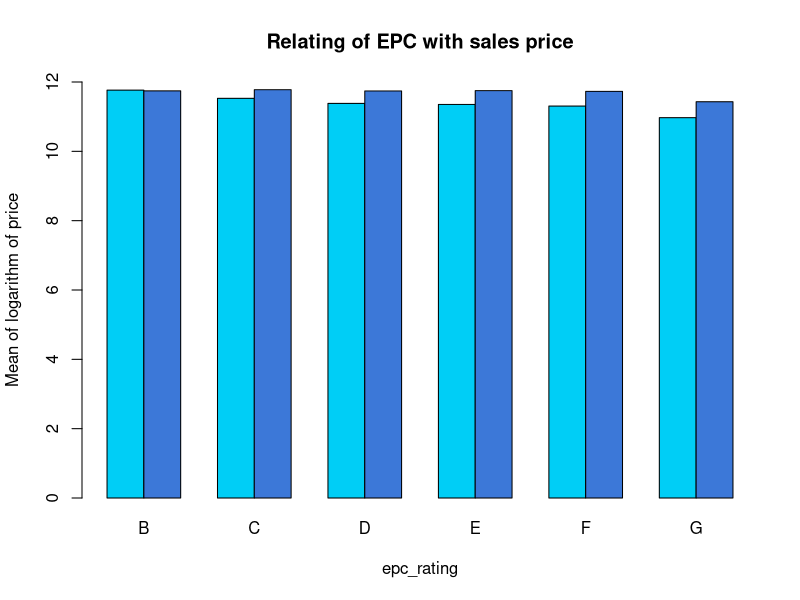
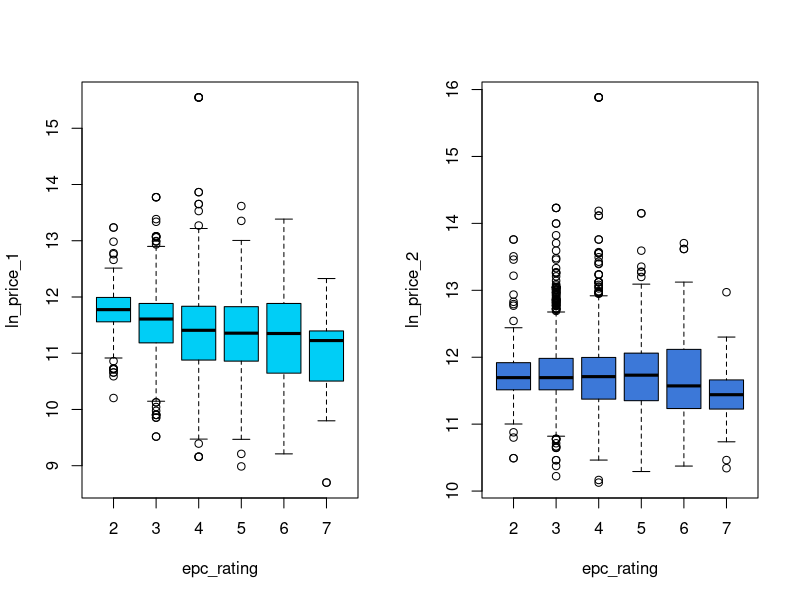
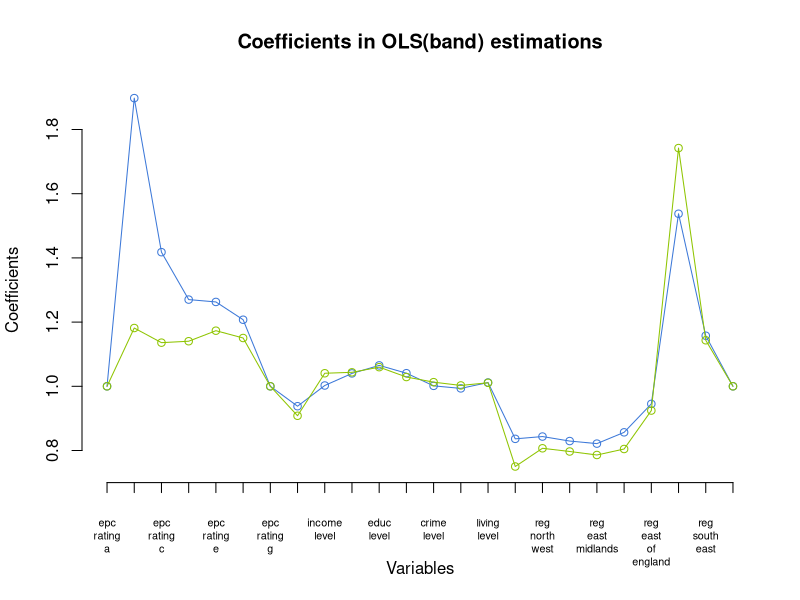
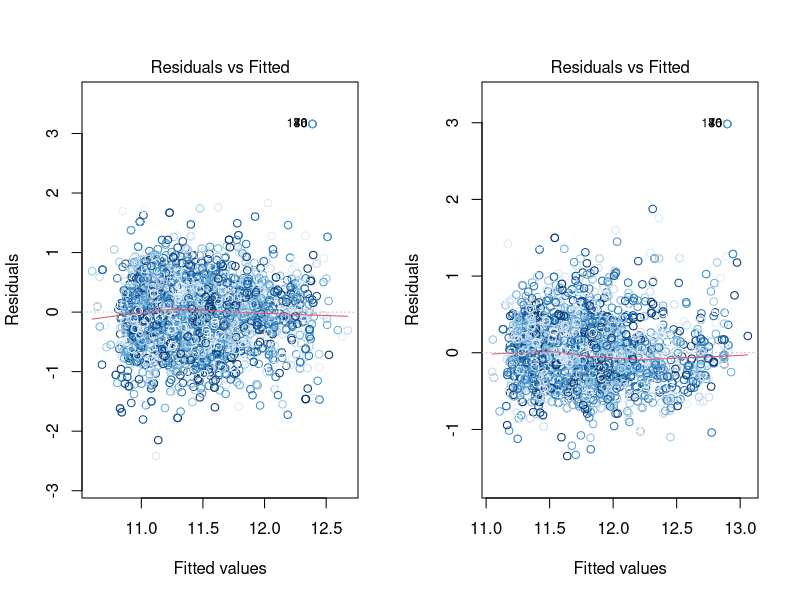
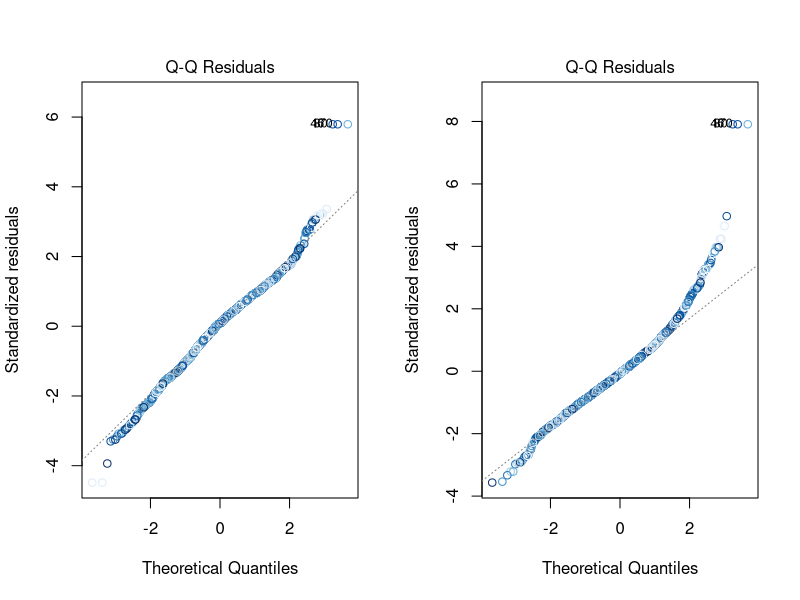
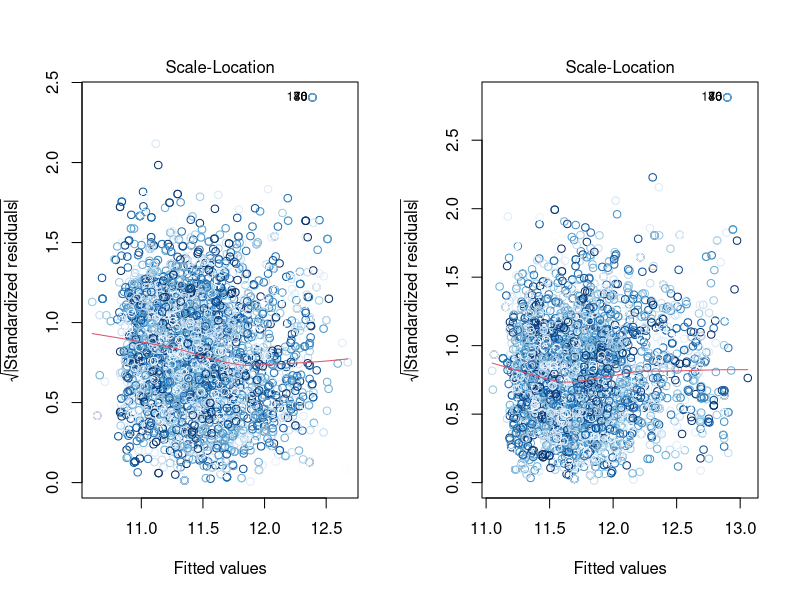
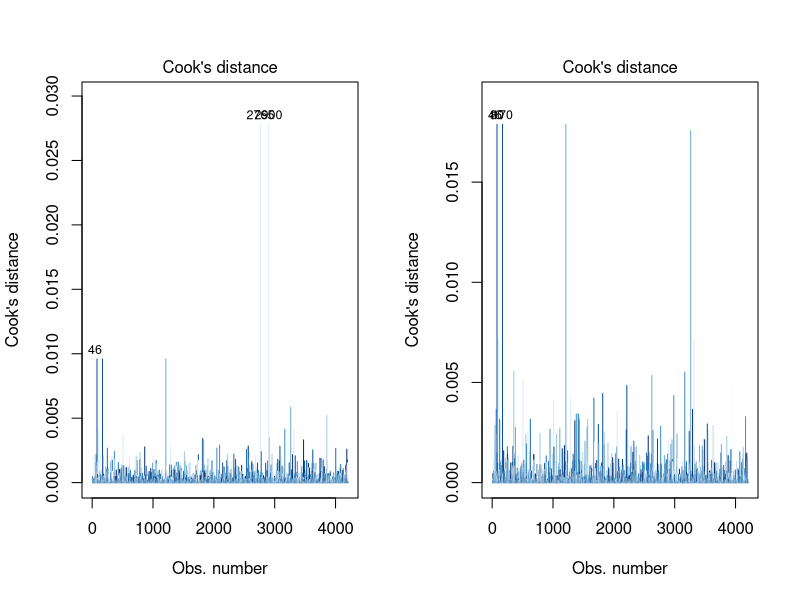
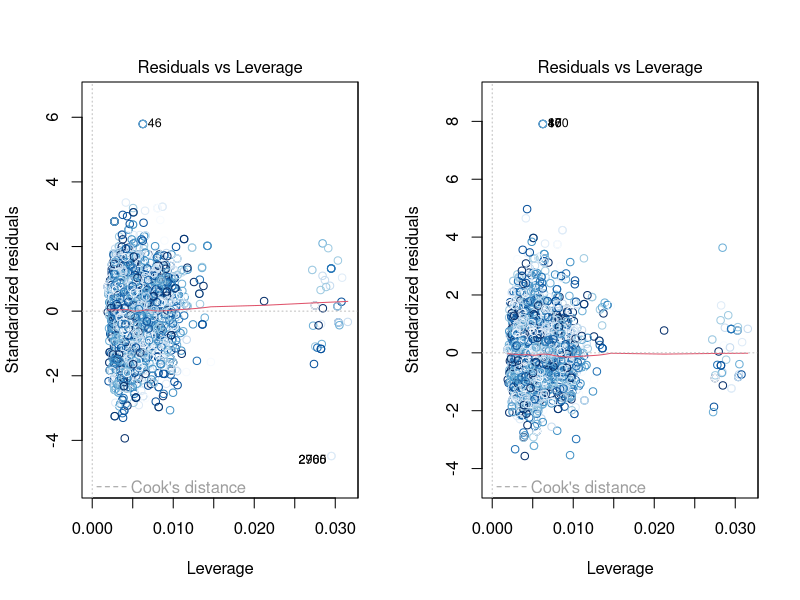

The R script that drew these images, in order: (Note: this script raises an error after producing the figures.)
Data <- read.csv("Data.csv") # nolint

# INDEX
# Hedonic regression of prices (band)
# relation of rating and time between sale
# hedonic regression of time
# relation of regions and house prices
# relation of regions and time between sale
# Hedonic regression of prices (continuous)
# Repeat sales index


# relation of rating and house prices
epc_rating <- Data$epc_rating_a +
    2 * Data$epc_rating_b +
    3 * Data$epc_rating_c +
    4 * Data$epc_rating_d +
    5 * Data$epc_rating_e + 6 * Data$epc_rating_f + 7 * Data$epc_rating_g
# epc_rating corresponds epc_rating, 1 for A, 2 for B ... 7 for G.

windows()
barplot(
    rbind(
        tapply(Data$ln_price_1, epc_rating, mean),
        tapply(Data$ln_price_2, epc_rating, mean)
    ),
    beside = TRUE, ylim = c(0, 12),
    names.arg = c("B", "C", "D", "E", "F", "G"),
    col = c("#00CEF6", "#3C78D8"),
    xlab = "epc_rating",
    ylab = "Mean of logarithm of price",
    main = "Relating of EPC with sales price",
)
windows()
par(mfrow = c(1, 2))

boxplot(Data$ln_price_1 ~ epc_rating, ylab = "ln_price_1", col = c("#00CEF6"))
boxplot(Data$ln_price_2 ~ epc_rating, ylab = "ln_price_2", col = c("#3C78D8"))


# hedonic regression of prices
epc_price1 <- lm(ln_price_1 ~ epc_rating_a + epc_rating_b +
    epc_rating_c + epc_rating_d +
    epc_rating_e + epc_rating_f + epc_rating_g +
    imd_level + income_level +
    emp_level + educ_level +
    health_level + crime_level +
    barrier_level + living_level +
    reg_north_east + reg_north_west +
    reg_yorkshire_and_the_humber + reg_east_midlands +
    reg_west_midlands + reg_east_of_england +
    reg_london + reg_south_east + reg_south_west, data = Data)


epc_price2 <- lm(ln_price_2 ~ epc_rating_a + epc_rating_b +
    epc_rating_c + epc_rating_d +
    epc_rating_e + epc_rating_f + epc_rating_g +
    imd_level + income_level +
    emp_level + educ_level +
    health_level + crime_level +
    barrier_level + living_level +
    reg_north_east + reg_north_west +
    reg_yorkshire_and_the_humber + reg_east_midlands +
    reg_west_midlands + reg_east_of_england +
    reg_london + reg_south_east + reg_south_west, data = Data)


options(scipen = 999)
sink("OLS(band).txt")
print(summary(epc_price1))
print(summary(epc_price2))
# Summary shows the statistically significant variables of of ln_price
# Positivity of coefficients imply positive associativity

epc_price1$coefficients[is.na(epc_price1$coefficients)] <- 0
epc_price2$coefficients[is.na(epc_price2$coefficients)] <- 0

hedonic_price1 <- exp(epc_price1$coefficients) # hedonic price index1
hedonic_price2 <- exp(epc_price2$coefficients) # hedonic price index2

# confidence intervals for model coefficients
confint(epc_price1, conf.level = 0.95)
confint(epc_price2, conf.level = 0.95)


windows()
plot(1:24, hedonic_price1[-1],
    type = "n",
    axes = F,
    ylab = "",
    xlab = "",
    ylim = c(0.7, 1.9)
)

lines(1:24, hedonic_price1[-1], type = "o", col = "#3C78D8")
lines(1:24, hedonic_price2[-1], type = "o", col = "#8EC400")
axis(2)
axis(1,
    at = 1:24,
    labels = gsub("_", "\n", names(hedonic_price1)[-1]),
    padj = 1, pos = 0.7, cex.axis = 0.65
)
title(
    main = "Coefficients in OLS(band) estimations",
    ylab = "Coefficients",
    xlab = "Variables"
)

# Diagnostic plots for the model- 4 Residual plots-
# Residual = True value - Fitted value
# Residuals vs Fitted
# Normal Probability Plot of Residuals
# sqrt(|standardized residual|) vs fitted values
# Residuals vs Leverage
for (i in 1:6) {
    windows()
    par(mfrow = c(1, 2))
    plot(epc_price1, which = c(i), col = blues9)
    plot(epc_price2, which = c(i), col = blues9)
}

# Partial Residue plots
windows()
par(mfrow = c(4, 6))
termplot(epc_price1,
    partial.resid = TRUE, col.res = "purple", smooth = panel.smooth
)

windows()
par(mfrow = c(4, 6))
termplot(epc_price2,
    partial.resid = TRUE, col.res = "purple", smooth = panel.smooth
)


# relation of rating and time between sale
windows()
par(mfrow = c(1, 2))
barplot(
    tapply(Data$days_between_sale, epc_rating, mean),
    beside = TRUE,
    names.arg = c("B", "C", "D", "E", "F", "G"),
    col = c("#00CEF6", "#3C78D8"),
    xlab = "EPC rating", ylab = "Mean days between sale"
)
boxplot(Data$days_between_sale ~ epc_rating,
    xlab = "EPC rating", ylab = "Days between sale", col = c("#00CEF6")
)

sink()

# relation of region and rating
windows()
barplot(
    t(rbind(
        tapply(Data$reg_north_east, epc_rating, sum),
        tapply(Data$reg_north_west, epc_rating, sum),
        tapply(Data$reg_yorkshire_and_the_humber, epc_rating, sum),
        tapply(Data$reg_east_midlands, epc_rating, sum),
        tapply(Data$reg_west_midlands, epc_rating, sum),
        tapply(Data$reg_east_of_england, epc_rating, sum),
        tapply(Data$reg_london, epc_rating, sum),
        tapply(Data$reg_south_east, epc_rating, sum),
        tapply(Data$reg_south_west, epc_rating, sum)
    ) / 4201),
    ylim = c(0, 0.2),
    names.arg = gsub("_", " ", substring(colnames(Data)[35:43], 5)),
    col = rev(blues9),
    xlab = "Regions",
    ylab = "Sum of EPC rating"
)

regions <- Data$reg_north_east +
    2 * Data$reg_north_west +
    3 * Data$reg_yorkshire_and_the_humber +
    4 * Data$reg_east_midlands +
    5 * Data$reg_west_midlands +
    6 * Data$reg_east_of_england +
    7 * Data$reg_london +
    8 * Data$reg_south_east +
    9 * Data$reg_south_west

# relation of regions and house prices
windows()
barplot(
    rbind(
        tapply(Data$ln_price_1, regions, mean),
        tapply(Data$ln_price_2, regions, mean)
    ),
    beside = TRUE, ylim = c(0, 14),
    names.arg = gsub("_", " ", substring(colnames(Data)[35:43], 5)),
    xlab = "Regions",
    col = c("#00CEF6", "#3C78D8"),
    ylab = "Mean of logarithm of sales price"
)

windows()
par(mfrow = c(1, 2))
boxplot(Data$ln_price_1 ~ regions,
    xlab = "Regions", ylab = "Logarithm of first sales price",
    col = c("#00CEF6")
)
boxplot(Data$ln_price_2 ~ regions,
    xlab = "Regions", ylab = "Logarithm of second sales price",
    col = c("#3C78D8")
)

# relation of regions and time between sale
windows()
par(mfrow = c(1, 2))
barplot(
    tapply(Data$days_between_sale, regions, mean),
    beside = TRUE,
    names.arg = gsub("_", "\n", substring(colnames(Data)[35:43], 5)),
    xlab = "Regions",
    col = c("#00CEF6", "#3C78D8"),
    cex.axis = 0.65,
    ylab = "Mean of days between sale"
)

boxplot(Data$days_between_sale ~ regions,
    xlab = "Regions", ylab = "Mean of days between sale",
    col = c("#00CEF6")
)


# Continuous OLS
epc_price1_cont <- lm(ln_price_1 ~ ln_epc_100 +
    imd_score + income_score +
    emp_score + educ_score +
    health_score + crime_score +
    barrier_score + living_score +
    reg_north_east + reg_north_west +
    reg_yorkshire_and_the_humber + reg_east_midlands +
    reg_west_midlands + reg_east_of_england +
    reg_london + reg_south_east + reg_south_west, data = Data)


sink("OLS(continuous).txt")
print(summary(epc_price1_cont))

epc_price2_cont <- lm(ln_price_2 ~ ln_epc_100 +
    imd_score + income_score +
    emp_score + educ_score +
    health_score + crime_score +
    barrier_score + living_score +
    reg_north_east + reg_north_west +
    reg_yorkshire_and_the_humber + reg_east_midlands +
    reg_west_midlands + reg_east_of_england +
    reg_london + reg_south_east + reg_south_west, data = Data)

print(summary(epc_price2_cont))

epc_price1_cont$coefficients[is.na(epc_price1_cont$coefficients)] <- 0
epc_price2_cont$coefficients[is.na(epc_price2_cont$coefficients)] <- 0

hedonic_price1_cont <- epc_price1_cont$coefficients
hedonic_price2_cont <- epc_price2_cont$coefficients

# confidence intervals for model coefficients
confint(epc_price1_cont, conf.level = 0.95)
confint(epc_price2_cont, conf.level = 0.95)

windows()
plot(1:18, hedonic_price1_cont[-1],
    type = "n",
    axes = F,
    ylab = "",
    xlab = "",
    ylim = c(-0.4, 0.5)
)
lines(1:18, hedonic_price1_cont[-1], type = "o", col = "#3C78D8")
lines(1:18, hedonic_price2_cont[-1], type = "o", col = "#8EC400")
axis(2)
axis(1,
    at = 1:18,
    labels = gsub("_", "\n", names(hedonic_price1_cont)[-1]),
    padj = 1, pos = -0.35
)
title(
    main = "Coefficients in OLS(continuous) estimations",
    ylab = "Coefficients",
    xlab = "Variables"
)
sink()

windows()
par(mfrow = c(4, 5))
termplot(epc_price1_cont,
    partial.resid = TRUE, col.res = "purple", smooth = panel.smooth
)

windows()
par(mfrow = c(4, 5))
termplot(epc_price2_cont,
    partial.resid = TRUE, col.res = "purple", smooth = panel.smooth
)

# Repeat sales index
rsi <- read.csv("RSI.csv")
index <- lm(log_change ~ 0 + Y1996 + Y1997 + Y1998 + Y1999 +
    Y2000 + Y2001 + Y2002 + Y2003 + Y2004 + Y2005 + Y2006 + Y2007 + Y2008
    + Y2009 + Y2010 + Y2011 + Y2012, data = rsi)
windows()
rs_index <- exp(coef(index))
rs_index[is.na(rs_index)] <- 1
plot(rs_index, type = "o", axes = F, xlab = "", ylab = "", col = "#3C78D8")
axis(2)
axis(1,
    at = 1:17,
    labels = gsub("Y", "", colnames(rsi)[4:20]),
    padj = 1
)
title(
    main = "Repeated Sales Index",
    ylab = "Index",
    xlab = "Year"
)
library(MASS)
# hedonic regression of time
windows()
boxcox(days_between_sale ~ epc_rating_a + epc_rating_b +
    epc_rating_c + epc_rating_d +
    epc_rating_e + epc_rating_f + epc_rating_g +
    imd_level + income_level +
    emp_level + educ_level +
    health_level + crime_level +
    barrier_level + living_level +
    reg_north_east + reg_north_west +
    reg_yorkshire_and_the_humber + reg_east_midlands +
    reg_west_midlands + reg_east_of_england +
    reg_london + reg_south_east + reg_south_west, data = Data)
print(summary(epc_time))